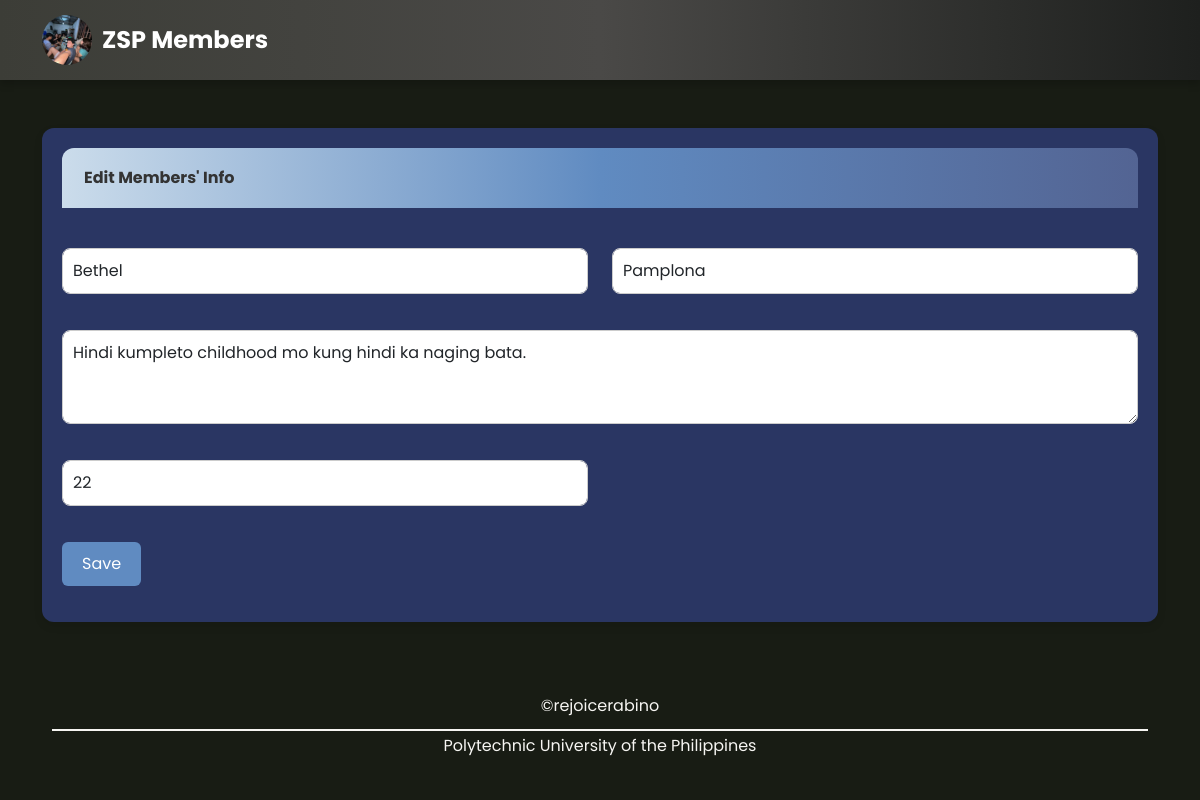
Page /A07/view.php?id=1 on the committed database.
### tables this page shows
CREATE TABLE `userinfo` (
  `userInfoID` int(20) NOT NULL,
  `userID` int(20) NOT NULL,
  `addressID` int(20) NOT NULL,
  `firstName` varchar(30) NOT NULL,
  `lastName` varchar(30) NOT NULL,
  `bio` varchar(100) NOT NULL,
  `age` int(200) NOT NULL,
  `isDeleted` tinyint(4) NOT NULL
);

### A07/connect.php (called while the page is built, shortened)
<?php
  function executeQuery($query){
    $conn = $GLOBALS['conn'];
    return mysqli_query($conn, $query);
  }
?>

### A07/view.php (the view, shortened to what this page needs)
<?php
include('connect.php');
$id = $_GET['id'];
$query = "SELECT * FROM userinfo WHERE userInfoID = '$id'";
$result = executeQuery($query);
?>
<!doctype html>
<html lang="en">
<head>
  <link href="https://cdn.jsdelivr.net/npm/bootstrap@5.3.3/dist/css/bootstrap.min.css" rel="stylesheet">
  <link href="https://cdnjs.cloudflare.com/ajax/libs/font-awesome/6.0.0-beta3/css/all.min.css" rel="stylesheet">
</head>
<body>
  <nav class="navbar navbar-light">
    <div class="container-fluid">
      <div class="navbar-brand">
        <img src="images/zsp.jpg" alt="ZSP Logo" class="navbar-img">
        ZSP Members
      </div>
    </div>
  </nav>
  <div class="container">
    <div class="row mt-5 mb-5">
      <div class="col">
        <?php
        if (mysqli_num_rows($result) > 0) {
          while ($row = mysqli_fetch_assoc($result)) {
        ?>
        <form method="post" class="member-form">
          <nav class="navbar2">
            <div class="container-fluid">
              <span class="navbar-text" style="font-weight: bold">Edit Members' Info</span>
            </div>
          </nav>
          <div class="row">
            <div class="col-12 col-md-6 mb-3">
              <input type="text" class="form-control" id="firstName" name="firstName" required placeholder="First Name"
                value="<?php echo htmlspecialchars($row['firstName']); ?>">
            </div>
            <div class="col-12 col-md-6 mb-3">
              <input type="text" class="form-control" id="lastName" name="lastName" required placeholder="Last Name"
                value="<?php echo htmlspecialchars($row['lastName']); ?>">
            </div>
            <div class="col-12 mb-3">
              <textarea class="form-control" id="bio" name="bio" rows="3" required placeholder="Bio"><?php echo htmlspecialchars($row['bio']); ?></textarea>
            </div>
            <div class="col-12 col-md-6 mb-3">
              <input type="number" class="form-control" id="age" name="age" required placeholder="Age"
                value="<?php echo htmlspecialchars($row['age']); ?>">
            </div>
            <div class="col-12 mb-3">
              <button type="submit" name="btnEditMember" class="btn btn-primary w-40"
                style="background-color: #608BC1; color: white; border: none; cursor: pointer; transition: background-color 0.3s ease;"
                onmouseover="this.style.backgroundColor='#536493'" onmouseout="this.style.backgroundColor='#608BC1'">
                Save
              </button>
            </div>
          </div>
        </form>
        <?php
          }
        }
        ?>
      </div>
    </div>
  </div>
  <footer class="container-fluid py-3" style="background-color: #181C14;">
    <ul class="nav justify-content-center"
      style="border-bottom: 2px solid #F6F5F2; padding-bottom: 3px; margin-bottom: 3px; width: calc(100% - 80px); margin-left: 40px; margin-right: 40px;">
      <li class="nav-item">
        <span class="nav-link px-2" style="color: #F6F5F2;">©rejoicerabino</span>
      </li>
    </ul>
    <p class="text-center" style="color: #F6F5F2;">Polytechnic University of the Philippines</p>
  </footer>
</body>
</html>

### A07/view.php (style rules this page uses)
body { font-family: 'Poppins', sans-serif; background-color: #181C14; }
.container { margin-top: 20px; }
.navbar { background: linear-gradient(to right, #3C3D37, #4A4947, #1E201E); box-shadow: 0 4px 8px rgba(0, 0, 0, 0.2); padding: 10px; }
.navbar-brand { color: #ffffff; font-size: 1.5rem; font-family: 'Poppins', sans-serif; font-weight: bold; display: flex; align-items: center; }
.navbar-img { width: 50px; height: 50px; border-radius: 50%; object-fit: cover; margin-right: 10px; margin-left: 20px; }
.navbar2 { background: linear-gradient(to right, #CBDCEB, #608BC1, #536493); color: #333; padding: 10px; border-radius: 12px 12px 0 0; align-items: center; justify-content: space-between; margin-bottom: 20px; width: 100%; }
.col-12, .col-md-6, .col-lg-4 { margin-top: 20px; margin-bottom: 20px; }
input::placeholder, textarea::placeholder { font-family: 'Lato', sans-serif; }
.navbar2 .container-fluid { display: flex; align-items: center; }
.member-form { border-radius: 12px; padding: 20px; box-shadow: 0 4px 8px rgba(0, 0, 0, 0.1); background-color: #2A3663; }
.member-form .form-control { border: 1px solid #ccc; border-radius: 8px; padding: 10px; transition: border-color 0.3s, box-shadow 0.3s; }
.member-form textarea.form-control { resize: vertical; }
.member-form .btn-primary { border-radius: 6px; padding: 10px 20px; transition: transform 0.3s, background-color 0.3s; }

### rows in the picture
userinfo: firstName "Bethel", lastName "Pamplona", bio "Hindi kumpleto childhood mo kung hindi ka naging bata.", age "22"
